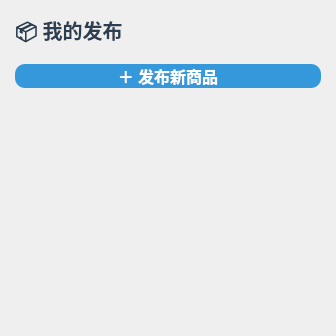
<?xml version="1.0" encoding="UTF-8"?>
<ui version="4.0">
 <class>PublishPage</class>
 <widget class="QWidget" name="PublishPage">
  <layout class="QVBoxLayout" name="outerLayout">
   <property name="spacing">
    <number>0</number>
   </property>
   <property name="leftMargin">
    <number>0</number>
   </property>
   <property name="topMargin">
    <number>0</number>
   </property>
   <property name="rightMargin">
    <number>0</number>
   </property>
   <property name="bottomMargin">
    <number>0</number>
   </property>
   <item>
    <widget class="QStackedWidget" name="m_stack">
     <property name="currentIndex">
      <number>0</number>
     </property>
     <widget class="QWidget" name="m_listPage">
      <layout class="QVBoxLayout" name="listPageLayout">
       <property name="spacing">
        <number>12</number>
       </property>
       <property name="leftMargin">
        <number>15</number>
       </property>
       <property name="topMargin">
        <number>15</number>
       </property>
       <property name="rightMargin">
        <number>15</number>
       </property>
       <property name="bottomMargin">
        <number>15</number>
       </property>
       <item>
        <widget class="QLabel" name="m_listHeaderLabel">
         <property name="text">
          <string>📦 我的发布</string>
         </property>
         <property name="styleSheet">
          <string notr="true">font-size: 20px; font-weight: bold; color: #2c3e50;</string>
         </property>
        </widget>
       </item>
       <item>
        <widget class="QPushButton" name="m_newBtn">
         <property name="cursor">
          <cursorShape>PointingHandCursor</cursorShape>
         </property>
         <property name="fixedHeight">
          <number>48</number>
         </property>
         <property name="text">
          <string>＋ 发布新商品</string>
         </property>
         <property name="styleSheet">
          <string notr="true">QPushButton {
  background-color: #3498db; color: white; border: none;
  border-radius: 10px; font-size: 16px; font-weight: bold;
}
QPushButton:hover { background-color: #2980b9; }</string>
         </property>
        </widget>
       </item>
       <item>
        <widget class="QScrollArea" name="m_listScrollArea">
         <property name="widgetResizable">
          <bool>true</bool>
         </property>
         <property name="horizontalScrollBarPolicy">
          <enum>Qt::ScrollBarPolicy::ScrollBarAlwaysOff</enum>
         </property>
         <property name="styleSheet">
          <string notr="true">QScrollArea { border: none; background: transparent; }
QScrollBar:vertical { width: 4px; }
QScrollBar::handle:vertical { background: #ccc; border-radius: 2px; }</string>
         </property>
        </widget>
       </item>
      </layout>
     </widget>
     <widget class="QWidget" name="m_formPage">
      <layout class="QVBoxLayout" name="formOuterLayout">
       <property name="spacing">
        <number>0</number>
       </property>
       <property name="leftMargin">
        <number>0</number>
       </property>
       <property name="topMargin">
        <number>0</number>
       </property>
       <property name="rightMargin">
        <number>0</number>
       </property>
       <property name="bottomMargin">
        <number>0</number>
       </property>
       <item>
        <widget class="QScrollArea" name="formScroll">
         <property name="widgetResizable">
          <bool>true</bool>
         </property>
         <property name="horizontalScrollBarPolicy">
          <enum>Qt::ScrollBarPolicy::ScrollBarAlwaysOff</enum>
         </property>
         <property name="styleSheet">
          <string notr="true">QScrollArea { border: none; background: transparent; }
QScrollBar:vertical { width: 4px; }
QScrollBar::handle:vertical { background: #ccc; border-radius: 2px; }</string>
         </property>
         <widget class="QWidget" name="formPage">
          <property name="styleSheet">
           <string notr="true">background-color: #f5f6fa;</string>
          </property>
          <layout class="QVBoxLayout" name="formPageLayout">
           <property name="spacing">
            <number>15</number>
           </property>
           <property name="leftMargin">
            <number>20</number>
           </property>
           <property name="topMargin">
            <number>20</number>
           </property>
           <property name="rightMargin">
            <number>20</number>
           </property>
           <property name="bottomMargin">
            <number>20</number>
           </property>
           <item>
            <widget class="QPushButton" name="m_backBtn">
             <property name="cursor">
              <cursorShape>PointingHandCursor</cursorShape>
             </property>
             <property name="text">
              <string>← 返回列表</string>
             </property>
             <property name="styleSheet">
              <string notr="true">QPushButton { background: transparent; border: none; font-size: 15px; color: #3498db; text-align: left; }
QPushButton:hover { color: #2980b9; }</string>
             </property>
            </widget>
           </item>
           <item>
            <widget class="QLabel" name="m_formHeader">
             <property name="text">
              <string>发布商品</string>
             </property>
             <property name="styleSheet">
              <string notr="true">font-size: 20px; font-weight: bold; color: #2c3e50;</string>
             </property>
            </widget>
           </item>
           <item>
            <widget class="QLabel" name="m_errorLabel">
             <property name="text">
              <string/>
             </property>
             <property name="visible">
              <bool>false</bool>
             </property>
             <property name="alignment">
              <set>Qt::AlignmentFlag::AlignCenter</set>
             </property>
             <property name="styleSheet">
              <string notr="true">color: #e74c3c; font-size: 13px; font-weight: bold; background-color: #fdf0ef; border-radius: 6px; padding: 8px;</string>
             </property>
            </widget>
           </item>
           <item>
            <widget class="QFrame" name="card">
             <property name="styleSheet">
              <string notr="true">QFrame { background-color: #ffffff; border-radius: 12px; }
QLineEdit {
  min-height: 42px; padding: 0 15px; border: 2px solid #e0e0e0;
  border-radius: 8px; font-size: 14px;
  background-color: #fafafa; color: #333333;
}
QLineEdit:focus { border-color: #3498db; background-color: #ffffff; }
QTextEdit {
  padding: 10px 15px; border: 2px solid #e0e0e0;
  border-radius: 8px; font-size: 14px;
  background-color: #fafafa; color: #333333;
}
QTextEdit:focus { border-color: #3498db; background-color: #ffffff; }
QComboBox {
  min-height: 42px; padding: 0 15px; border: 2px solid #e0e0e0;
  border-radius: 8px; font-size: 14px;
  background-color: #fafafa; color: #333333;
}
QComboBox:focus { border-color: #3498db; }
QComboBox::drop-down { border: none; width: 30px; }</string>
             </property>
             <layout class="QVBoxLayout" name="cardLayout">
              <property name="spacing">
               <number>14</number>
              </property>
              <property name="leftMargin">
               <number>20</number>
              </property>
              <property name="topMargin">
               <number>20</number>
              </property>
              <property name="rightMargin">
               <number>20</number>
              </property>
              <property name="bottomMargin">
               <number>20</number>
              </property>
              <item>
               <widget class="QLabel" name="imagesLabel">
                <property name="text">
                 <string>📷 商品图片（最多9张）</string>
                </property>
                <property name="styleSheet">
                 <string notr="true">font-size: 13px; color: #555; font-weight: bold; background: transparent;</string>
                </property>
               </widget>
              </item>
              <item>
               <widget class="QWidget" name="m_imageGridContainer" native="true">
                <property name="styleSheet">
                 <string notr="true">background: transparent;</string>
                </property>
               </widget>
              </item>
              <item>
               <widget class="QLabel" name="titleLabel">
                <property name="text">
                 <string>📄 商品标题</string>
                </property>
                <property name="styleSheet">
                 <string notr="true">font-size: 13px; color: #555; font-weight: bold; background: transparent;</string>
                </property>
               </widget>
              </item>
              <item>
               <widget class="QLineEdit" name="m_titleEdit">
                <property name="maxLength">
                 <number>60</number>
                </property>
                <property name="placeholderText">
                 <string>请输入商品标题</string>
                </property>
               </widget>
              </item>
              <item>
               <widget class="QLabel" name="priceLabel">
                <property name="text">
                 <string>💰 商品价格</string>
                </property>
                <property name="styleSheet">
                 <string notr="true">font-size: 13px; color: #555; font-weight: bold; background: transparent;</string>
                </property>
               </widget>
              </item>
              <item>
               <widget class="QLineEdit" name="m_priceEdit">
                <property name="maxLength">
                 <number>10</number>
                </property>
                <property name="placeholderText">
                 <string>请输入价格，例如：25.00</string>
                </property>
               </widget>
              </item>
              <item>
               <widget class="QLabel" name="categoryLabel">
                <property name="text">
                 <string>🏷️ 商品分类</string>
                </property>
                <property name="styleSheet">
                 <string notr="true">font-size: 13px; color: #555; font-weight: bold; background: transparent;</string>
                </property>
               </widget>
              </item>
              <item>
               <widget class="QComboBox" name="m_categoryCombo">
                <item>
                 <property name="text">
                  <string>教材</string>
                 </property>
                </item>
                <item>
                 <property name="text">
                  <string>数码</string>
                 </property>
                </item>
                <item>
                 <property name="text">
                  <string>出行</string>
                 </property>
                </item>
                <item>
                 <property name="text">
                  <string>乐器</string>
                 </property>
                </item>
                <item>
                 <property name="text">
                  <string>生活</string>
                 </property>
                </item>
                <item>
                 <property name="text">
                  <string>体育</string>
                 </property>
                </item>
                <item>
                 <property name="text">
                  <string>其他</string>
                 </property>
                </item>
               </widget>
              </item>
              <item>
               <widget class="QLabel" name="descLabel">
                <property name="text">
                 <string>📝 商品描述</string>
                </property>
                <property name="styleSheet">
                 <string notr="true">font-size: 13px; color: #555; font-weight: bold; background: transparent;</string>
                </property>
               </widget>
              </item>
              <item>
               <widget class="QTextEdit" name="m_descEdit">
                <property name="placeholderText">
                 <string>请描述您的商品成色、使用情况、交易方式等</string>
                </property>
                <property name="maximumHeight">
                 <number>150</number>
                </property>
               </widget>
              </item>
             </layout>
            </widget>
           </item>
           <item>
            <widget class="QPushButton" name="m_submitBtn">
             <property name="cursor">
              <cursorShape>PointingHandCursor</cursorShape>
             </property>
             <property name="fixedHeight">
              <number>50</number>
             </property>
             <property name="text">
              <string>发 布</string>
             </property>
             <property name="styleSheet">
              <string notr="true">QPushButton {
  background-color: #e74c3c; color: white; border: none;
  border-radius: 10px; font-size: 18px; font-weight: bold;
}
QPushButton:hover { background-color: #c0392b; }
QPushButton:pressed { background-color: #a93226; }</string>
             </property>
            </widget>
           </item>
           <item>
            <spacer>
             <property name="orientation">
              <enum>Qt::Orientation::Vertical</enum>
             </property>
             <property name="sizeHint" stdset="0">
              <size>
               <width>0</width>
               <height>0</height>
              </size>
             </property>
            </spacer>
           </item>
          </layout>
         </widget>
        </widget>
       </item>
      </layout>
     </widget>
    </widget>
   </item>
  </layout>
 </widget>
 <resources/>
 <connections/>
</ui>
